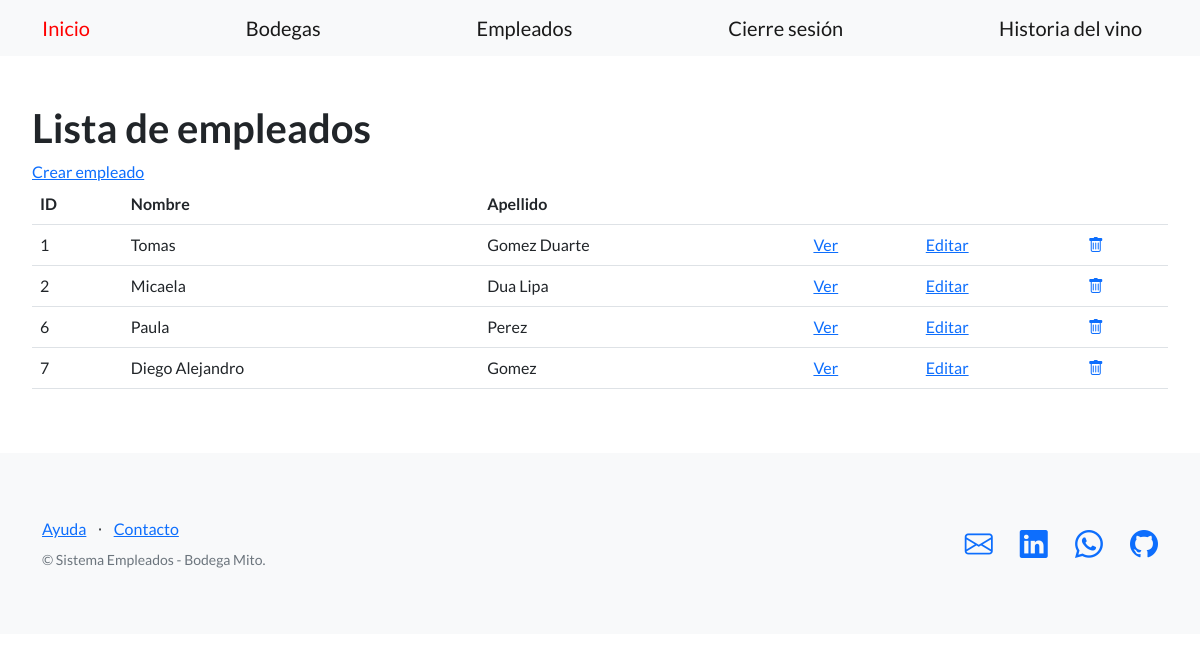
The app's page /empleados/empleados/ (signed in) with its own data.
### control_empleados/models.py (models this page shows, shortened)
class Empleado(models.Model):
    apellido = models.CharField(max_length=256)
    nombre = models.CharField(max_length=256)
    email = models.EmailField(blank=True)
    telefono = models.CharField(max_length=20, blank=True, null=True)
    dni = models.CharField(max_length=32)
    fecha_nacimiento = models.DateField(null=True)

### control_empleados/views.py (the view)
# urls.py: path('empleados/', EmpleadoListView.as_view(), name='lista_empleados'),
class EmpleadoListView(ListView):
    model = Empleado
    template_name='control_empleados/lista_empleados.html'

### control_empleados/templates/control_empleados/lista_empleados.html (shortened to what this page needs)
{% extends "base.html" %}
{% block contenido %}
<section>
 <div>
   <h1>Lista de empleados</h1>
   <a href="{% url 'cargar_empleado' %}">Crear empleado</a>
   <br>
   <table class="table">
     <tbody>
       <tr>
         <th>ID</th>
         <th>Nombre</th>
         <th>Apellido</th>
         <td></td>
         <td></td>
         <td></td>
       </tr>
       {% for empleado in object_list %}
       <tr>
         <td>{{ empleado.id }}</td>
         <td>{{ empleado.nombre }}</td>
         <td>{{ empleado.apellido }}</td>
         <td>
          <a href="{% url 'ver_empleados' empleado.id %}">Ver</a>
        </td>
         <td>
           <a href="{% url 'editar_empleado' empleado.id %}">Editar</a>
         </td>
         <td>
           <a href="{% url 'eliminar_empleado' empleado.id %}">
             <i class="bi bi-trash"></i>
           </a>
         </td>
       </tr>
       {% endfor %}
     </tbody>
   </table>
 </div>
</section>
{% endblock contenido %}

### records on screen
Empleado: id "1", nombre "Tomas", apellido "Gomez Duarte"
Empleado: id "2", nombre "Micaela", apellido "Dua Lipa"
Empleado: id "6", nombre "Paula", apellido "Perez"
Empleado: id "7", nombre "Diego Alejandro", apellido "Gomez"
